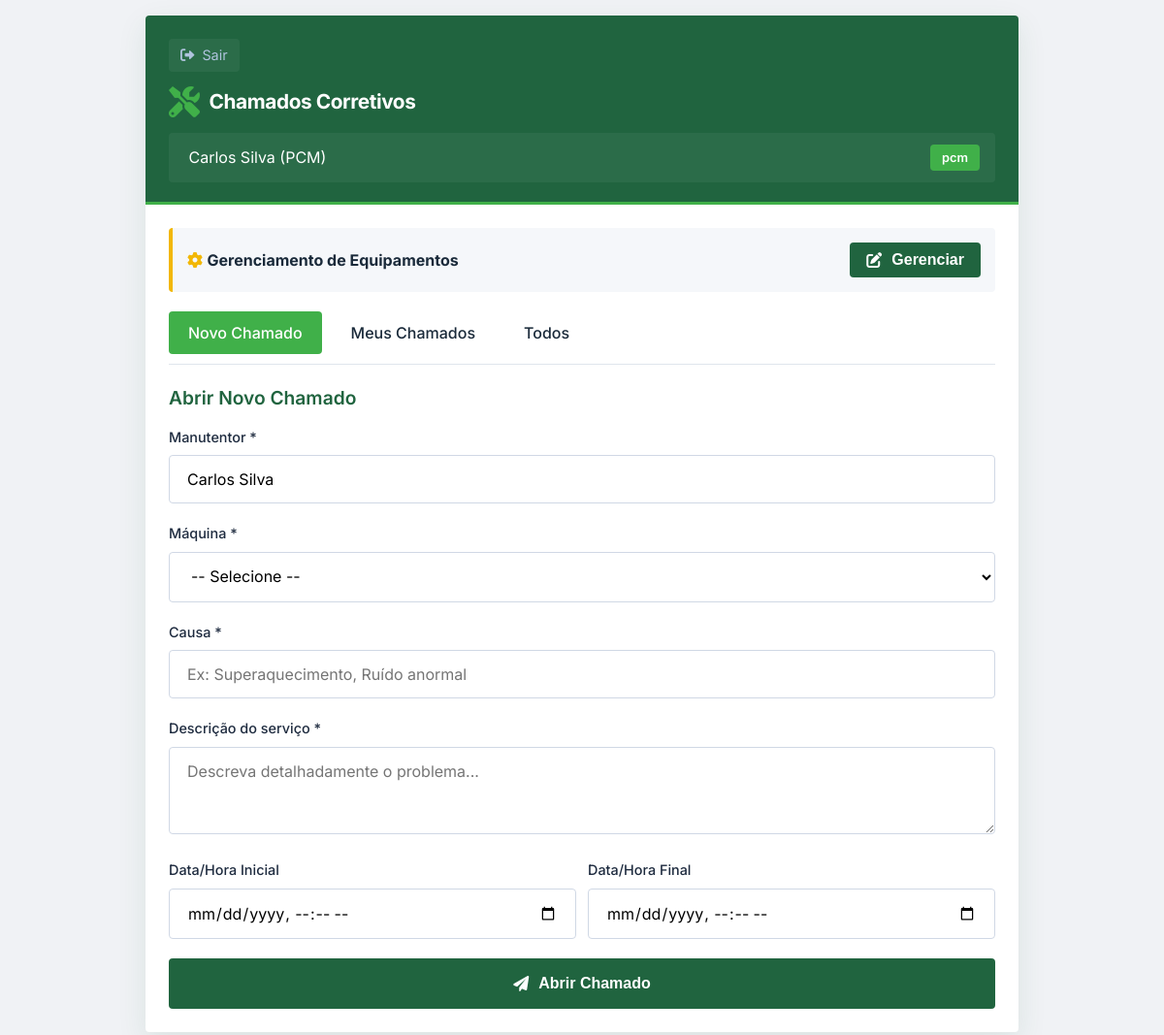
The page /modulo/corretivas (signed in) on the database its author committed.
### app.py (models this page shows, shortened)
class Usuario(db.Model):
    __tablename__ = 'usuarios'
    id = db.Column(db.Integer, primary_key=True)
    nome = db.Column(db.String(100), nullable=False)
    login = db.Column(db.String(50), unique=True, nullable=False)
    senha = db.Column(db.String(100), nullable=False)
    perfil = db.Column(db.String(20), nullable=False)  # 'manutentor', 'pcm', 'operador'
    modulo_acesso = db.Column(db.String(50))  # 'leitura', 'checklist', 'corretivas', 'todos'
    checklists = db.relationship('Checklist', back_populates='operador', cascade='all, delete-orphan')
    chamados = db.relationship('ChamadoCorretivo', back_populates='manutentor', cascade='all, delete-orphan')

### app.py (the view)
@app.route('/modulo/corretivas')
@login_required
@modulo_required('corretivas')
def modulo_corretivas():
    usuario = Usuario.query.get(session['usuario_id'])
    equipamentos = Equipamento.query.all()
    if usuario.perfil == 'pcm':
        chamados = ChamadoCorretivo.query.all()
    else:
        chamados = ChamadoCorretivo.query.filter_by(manutentor_id=usuario.id).all()
    return render_template('modulo_corretivas.html',
                         usuario=usuario,
                         equipamentos=equipamentos,
                         chamados=chamados)

### app.py (called while the page is built)
def login_required(f):
    @wraps(f)
    def decorated_function(*args, **kwargs):
        if 'usuario_id' not in session:
            return redirect(url_for('index'))
        return f(*args, **kwargs)
    return decorated_function

def modulo_required(modulo):
    def decorator(f):
        @wraps(f)
        def decorated_function(*args, **kwargs):
            if 'usuario_id' not in session:
                return redirect(url_for('index'))
            usuario = Usuario.query.get(session['usuario_id'])
            if usuario.modulo_acesso != 'todos' and usuario.modulo_acesso != modulo:
                return redirect(url_for('index'))
            return f(*args, **kwargs)
        return decorated_function
    return decorator

### templates/modulo_corretivas.html (shortened to what this page needs)
<!DOCTYPE html>
<html lang="pt-BR">
<head>
    <link rel="stylesheet" href="https://cdnjs.cloudflare.com/ajax/libs/font-awesome/6.0.0-beta3/css/all.min.css">
    <link rel="stylesheet" href="{{ url_for('static', filename='css/modulo_corretivas.css') }}">
</head>
<body>
<div class="app-container">
    <div class="screen">
        <div class="header-aguia">
            <div class="back-button" onclick="window.location.href='/'">
                <i class="fas fa-sign-out-alt"></i> Sair
            </div>
            <div class="header-logo" style="font-size:1.3rem;">
                <i class="fas fa-tools"></i> Chamados Corretivos
            </div>
            <div class="user-info">
                <span> {{ usuario.nome }} ({{ usuario.perfil|upper }})</span>
                <span class="badge">{{ usuario.perfil }}</span>
            </div>
        </div>
        <div class="content-padded">
            {% if usuario.perfil == 'pcm' %}
            <div class="admin-header">
                <span><i class="fas fa-cog" style="color: #f2b705;"></i> <strong>Gerenciamento de Equipamentos</strong></span>
                <button class="btn" style="width: auto; padding: 8px 16px;" onclick="abrirModalGerenciarEquipamentos()">
                    <i class="fas fa-edit"></i> Gerenciar
                </button>
            </div>
            {% endif %}
            <div class="tabs">
                <div class="tab active" onclick="mudarTab('novo')">Novo Chamado</div>
                <div class="tab" onclick="mudarTab('meus')">Meus Chamados</div>
                {% if usuario.perfil == 'pcm' %}
                <div class="tab" onclick="mudarTab('todos')">Todos</div>
                {% endif %}
            </div>
            <div id="tab-novo" class="tab-content active">
                <h3>Abrir Novo Chamado</h3>
                <div class="form-group">
                    <label>Manutentor *</label>
                    <input type="text" value="{{ usuario.nome }}" readonly>
                </div>
                <div class="form-group">
                    <label>Máquina *</label>
                    <select id="chamadoEquipamento">
                        <option value="">-- Selecione --</option>
                    </select>
                </div>
                <div class="form-group">
                    <label>Causa *</label>
                    <input type="text" id="chamadoCausa" placeholder="Ex: Superaquecimento, Ruído anormal">
                </div>
                <div class="form-group">
                    <label>Descrição do serviço *</label>
                    <textarea rows="3" id="chamadoDescricao" placeholder="Descreva detalhadamente o problema..."></textarea>
                </div>
                <div class="datetime-group">
                    <div>
                        <label>Data/Hora Inicial</label>
                        <input type="datetime-local" id="chamadoDataInicial">
                    </div>
                    <div>
                        <label>Data/Hora Final</label>
                        <input type="datetime-local" id="chamadoDataFinal">
                    </div>
                </div>
                <button class="btn btn-dourado" onclick="abrirChamado()">
                    <i class="fas fa-paper-plane"></i> Abrir Chamado
                </button>
            </div>
        </div>
    </div>
</div>
</body>
</html>

### static/css/modulo_corretivas.css (style rules this page uses)
* { margin: 0; padding: 0; box-sizing: border-box; }
body { font-family: 'Inter', sans-serif; background: #f0f2f5; color: #1a2a3a; line-height: 1.5; min-height: 100vh; padding: 16px; }
.app-container { max-width: 900px; width: 100%; margin: 0 auto; }
.screen { background: white; border-radius: 4px; box-shadow: 0 10px 30px rgba(32, 100, 63, 0.1); overflow: hidden; }
.header-aguia { background: #20643f; color: white; padding: 24px 24px 20px 24px; border-bottom: 3px solid #40b049; }
.header-logo { display: flex; align-items: center; gap: 10px; font-weight: 700; font-size: 1.5rem; letter-spacing: -0.02em; margin-bottom: 4px; }
.header-logo i { font-size: 2rem; color: #40b049; }
.back-button { display: inline-flex; align-items: center; gap: 8px; color: #b0c4de; font-size: 0.9rem; margin-bottom: 15px; cursor: pointer; padding: 6px 12px; background: rgba(255,255,255,0.05); border-radius: 4px; width: fit-content; transition: 0.2s; }
.user-info { background: rgba(255,255,255,0.05); padding: 12px 16px; border-radius: 4px; margin-top: 16px; display: flex; align-items: center; justify-content: space-between; }
.badge { background: #40b049; color: white; padding: 4px 12px; border-radius: 4px; font-weight: 600; font-size: 0.8rem; }
.content-padded { padding: 24px; }
h3 { font-size: 1.2rem; font-weight: 600; color: #20643f; margin-bottom: 15px; }
.form-group { margin-bottom: 20px; }
label { font-weight: 500; font-size: 0.9rem; color: #1e2b3f; display: block; margin-bottom: 8px; }
input, select, textarea { width: 100%; padding: 14px 18px; border: 1px solid #d0d8e5; border-radius: 4px; font-size: 1rem; font-family: 'Inter', sans-serif; background: white; transition: 0.2s; }
.btn { background: #20643f; border: none; color: white; padding: 16px 24px; border-radius: 4px; font-weight: 600; font-size: 1rem; width: 100%; text-align: center; display: inline-flex; align-items: center; justify-content: center; gap: 10px; cursor: pointer; transition: 0.15s; border: 1px solid transparent; }
.tabs { display: flex; gap: 10px; margin-bottom: 20px; border-bottom: 1px solid #e0e5ec; padding-bottom: 10px; }
.tab { padding: 10px 20px; cursor: pointer; border-radius: 4px; font-weight: 500; }
.tab.active { background: #40b049; color: white; }
.tab-content { display: none; }
.tab-content.active { display: block; }
.datetime-group { display: flex; gap: 12px; margin-bottom: 20px; }
.datetime-group > div { flex: 1; }

### templates/modulo_corretivas.html (style rules this page uses)
.admin-header { display: flex; justify-content: space-between; align-items: center; margin-bottom: 20px; padding: 15px; background: #f5f7fa; border-radius: 4px; border-left: 4px solid #f2b705; }

### rows shown on the page
Usuario: nome "Carlos Silva", perfil "PCM", perfil "pcm"
